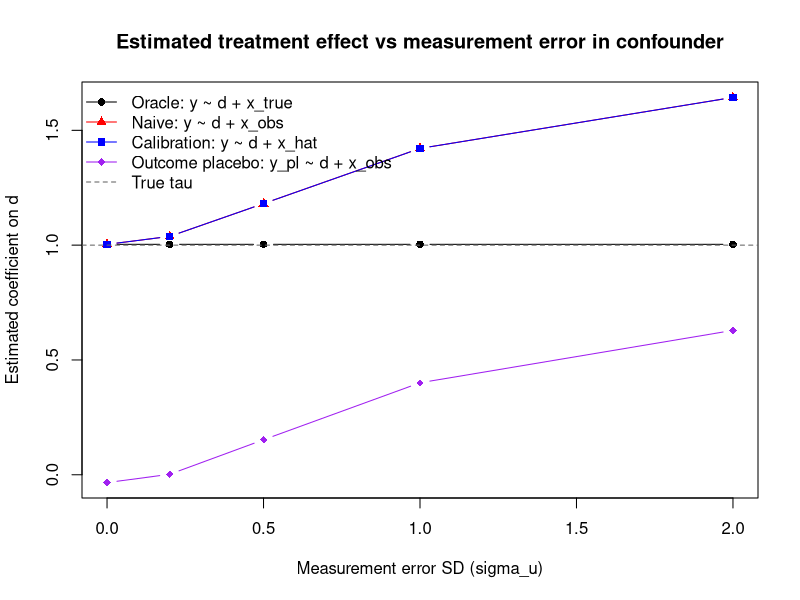
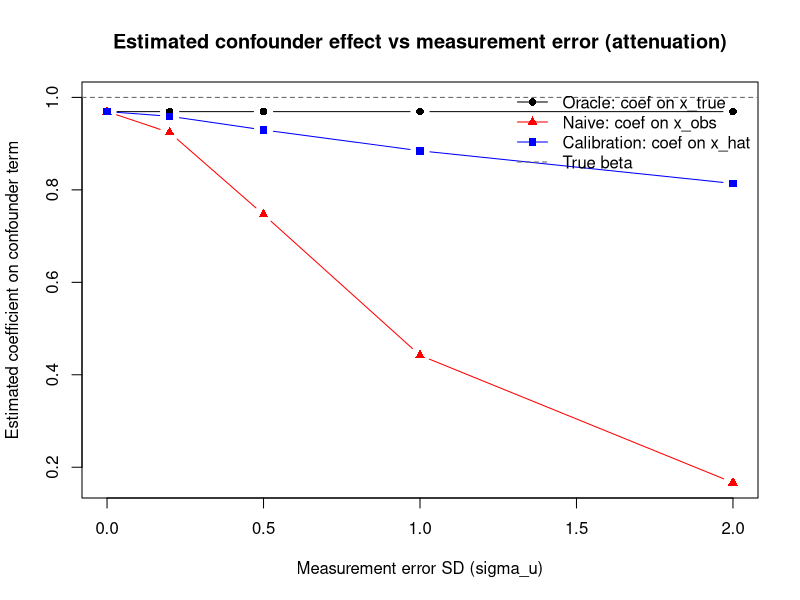
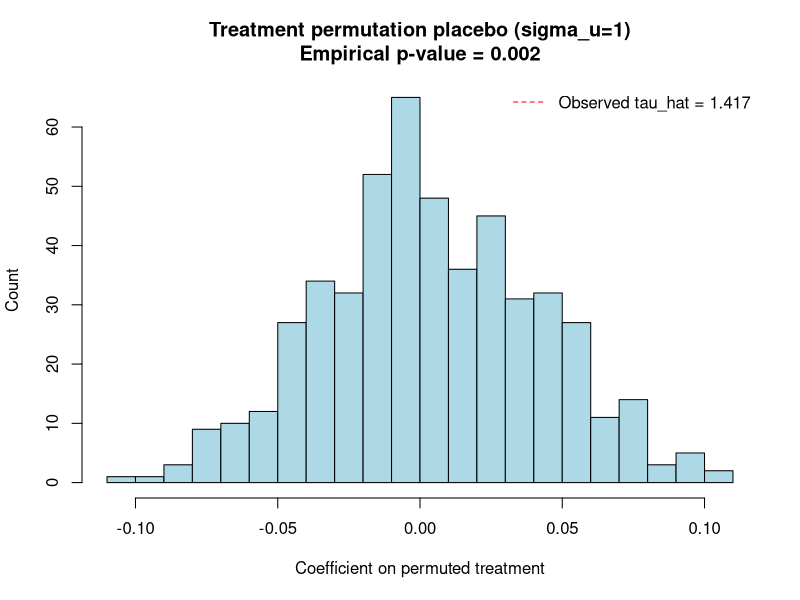

Write the R code that produced these figures, in order.
###############################################################################
# Measurement Error + Placebo Tests Tutorial: R
# Author: Jared Edgerton
# Date: Sys.Date()
#
# This script demonstrates:
#   1) Classic measurement error in covariates (X_true vs X_observed)
#   2) How measurement error can bias regression estimates (including confounding)
#   3) Simple correction idea using a "validation subsample" (regression calibration)
#   4) Placebo tests as pipeline diagnostics:
#        - Outcome placebo (negative control outcome)
#        - Treatment permutation placebo (randomization inference)
#
# Teaching note:
# - Written as a sequential workflow so students can see how the pipeline unfolds.
# - No user-defined functions.
# - Minimal control flow (loops are used for simulation/permutations).
###############################################################################

# -----------------------------------------------------------------------------
# Setup
# -----------------------------------------------------------------------------
# Install (if needed):
#   install.packages(c("tidyverse"))

library(tidyverse)

# Reproducibility
set.seed(123)

# Create common project folders (safe to run repeatedly)
dir.create("data_raw", recursive = TRUE, showWarnings = FALSE)
dir.create("data_processed", recursive = TRUE, showWarnings = FALSE)
dir.create("figures", recursive = TRUE, showWarnings = FALSE)
dir.create("outputs", recursive = TRUE, showWarnings = FALSE)

# -----------------------------------------------------------------------------
# Part 1: A simple data generating process with confounding
# -----------------------------------------------------------------------------
# We simulate:
#   X_true: a true confounder (unobserved truth)
#   D: a treatment/exposure correlated with X_true
#   Y: an outcome affected by both D and X_true
#
# Then we observe:
#   X_obs = X_true + U   (measurement error in X)
#
# Key intuition:
# - If X_true is a confounder, we need to control for it to estimate the effect of D.
# - If we only have a noisy measure X_obs, we do not fully control for confounding.
# - As measurement error increases, bias in the estimated effect of D can increase.

n <- 5000

# True confounder
x_true <- rnorm(n, mean = 0, sd = 1)

# Treatment assignment correlated with x_true (logistic link)
logit_p <- 1.0 * x_true
p <- 1 / (1 + exp(-logit_p))
d <- rbinom(n, size = 1, prob = p)

# True outcome model
tau  <- 1.0     # true effect of D on Y
beta <- 1.0     # effect of X_true on Y
eps_y <- rnorm(n, mean = 0, sd = 1)

y <- tau * d + beta * x_true + eps_y

# Placebo outcome (negative control outcome): NOT affected by D by construction
eps_pl <- rnorm(n, mean = 0, sd = 1)
y_placebo <- 0.0 * d + beta * x_true + eps_pl

df_base <- data.frame(
  y         = y,
  y_placebo = y_placebo,
  d         = d,
  x_true    = x_true
)

cat("\n--- Data preview ---\n")
print(head(df_base))
cat("\nTreatment rate:", mean(df_base$d), "\n")

# -----------------------------------------------------------------------------
# Part 2: Measurement error settings
# -----------------------------------------------------------------------------
# We will vary the measurement error in X:
#   X_obs = X_true + U,  U ~ Normal(0, sigma_u)
#
# For each sigma_u, we will estimate:
#   (A) Oracle model: y ~ d + x_true
#   (B) Naive model:  y ~ d + x_obs
#   (C) Calibration:  estimate x_true ~ x_obs in a validation sample, predict x_hat
#   Also: outcome placebo: y_placebo ~ d + x_obs

sigma_u_grid <- c(0.0, 0.2, 0.5, 1.0, 2.0)
R <- 30   # repetitions

# Fix a "validation sample" index set (20% of observations)
validation_share <- 0.20
validation_idx <- sample(seq_len(n), size = floor(validation_share * n), replace = FALSE)
is_validation <- seq_len(n) %in% validation_idx

# Storage
rows <- vector("list", length(sigma_u_grid))

cat("\n--- Running measurement error simulations ---\n")

for (s in seq_along(sigma_u_grid)) {
  sigma_u <- sigma_u_grid[s]

  tau_oracle_list  <- numeric(R)
  tau_naive_list   <- numeric(R)
  tau_cal_list     <- numeric(R)
  tau_placebo_list <- numeric(R)

  beta_oracle_list <- numeric(R)
  beta_naive_list  <- numeric(R)
  beta_cal_list    <- numeric(R)

  for (r in seq_len(R)) {
    # Draw measurement error and observed covariate
    u <- rnorm(n, mean = 0, sd = sigma_u)
    x_obs <- x_true + u

    df <- df_base
    df$x_obs <- x_obs

    # (A) Oracle regression: y ~ d + x_true
    fit_oracle <- lm(y ~ d + x_true, data = df)
    tau_oracle_list[r]  <- coef(fit_oracle)["d"]
    beta_oracle_list[r] <- coef(fit_oracle)["x_true"]

    # (B) Naive regression: y ~ d + x_obs
    fit_naive <- lm(y ~ d + x_obs, data = df)
    tau_naive_list[r]  <- coef(fit_naive)["d"]
    beta_naive_list[r] <- coef(fit_naive)["x_obs"]

    # (C) Regression calibration
    df_val <- df[is_validation, ]
    fit_cal <- lm(x_true ~ x_obs, data = df_val)
    df$x_hat <- predict(fit_cal, newdata = df)

    fit_calibrated <- lm(y ~ d + x_hat, data = df)
    tau_cal_list[r]  <- coef(fit_calibrated)["d"]
    beta_cal_list[r] <- coef(fit_calibrated)["x_hat"]

    # Outcome placebo: y_placebo ~ d + x_obs
    fit_placebo <- lm(y_placebo ~ d + x_obs, data = df)
    tau_placebo_list[r] <- coef(fit_placebo)["d"]
  }

  rows[[s]] <- data.frame(
    sigma_u          = sigma_u,
    tau_true         = tau,
    tau_oracle_mean  = mean(tau_oracle_list),
    tau_naive_mean   = mean(tau_naive_list),
    tau_cal_mean     = mean(tau_cal_list),
    tau_placebo_mean = mean(tau_placebo_list),
    tau_oracle_q025  = quantile(tau_oracle_list, 0.025),
    tau_oracle_q975  = quantile(tau_oracle_list, 0.975),
    tau_naive_q025   = quantile(tau_naive_list, 0.025),
    tau_naive_q975   = quantile(tau_naive_list, 0.975),
    tau_cal_q025     = quantile(tau_cal_list, 0.025),
    tau_cal_q975     = quantile(tau_cal_list, 0.975),
    beta_true        = beta,
    beta_oracle_mean = mean(beta_oracle_list),
    beta_naive_mean  = mean(beta_naive_list),
    beta_cal_mean    = mean(beta_cal_list)
  )

  cat("  done sigma_u =", sigma_u, "\n")
}

results <- bind_rows(rows)

cat("\n--- Summary (means) ---\n")
print(results %>% select(sigma_u, tau_true, tau_oracle_mean, tau_naive_mean,
                          tau_cal_mean, tau_placebo_mean))

write_csv(results, "outputs/measurement_error_results.csv")

# -----------------------------------------------------------------------------
# Part 3: Plot how measurement error changes estimates
# -----------------------------------------------------------------------------
# Plot tau estimates vs sigma_u
png("figures/measurement_error_tau_vs_sigma.png", width = 800, height = 500)
plot(results$sigma_u, results$tau_oracle_mean, type = "b", pch = 16,
     ylim = range(c(results$tau_oracle_mean, results$tau_naive_mean,
                     results$tau_cal_mean, results$tau_placebo_mean, tau)),
     xlab = "Measurement error SD (sigma_u)",
     ylab = "Estimated coefficient on d",
     main = "Estimated treatment effect vs measurement error in confounder")
lines(results$sigma_u, results$tau_naive_mean, type = "b", pch = 17, col = "red")
lines(results$sigma_u, results$tau_cal_mean, type = "b", pch = 15, col = "blue")
lines(results$sigma_u, results$tau_placebo_mean, type = "b", pch = 18, col = "purple")
abline(h = tau, lty = 2, col = "gray40")
legend("topleft",
       legend = c("Oracle: y ~ d + x_true", "Naive: y ~ d + x_obs",
                   "Calibration: y ~ d + x_hat", "Outcome placebo: y_pl ~ d + x_obs",
                   "True tau"),
       col = c("black", "red", "blue", "purple", "gray40"),
       pch = c(16, 17, 15, 18, NA), lty = c(1, 1, 1, 1, 2), bty = "n")
dev.off()

# Plot beta estimates vs sigma_u (confounder coefficient attenuation)
png("figures/measurement_error_beta_vs_sigma.png", width = 800, height = 500)
plot(results$sigma_u, results$beta_oracle_mean, type = "b", pch = 16,
     ylim = range(c(results$beta_oracle_mean, results$beta_naive_mean,
                     results$beta_cal_mean, beta)),
     xlab = "Measurement error SD (sigma_u)",
     ylab = "Estimated coefficient on confounder term",
     main = "Estimated confounder effect vs measurement error (attenuation)")
lines(results$sigma_u, results$beta_naive_mean, type = "b", pch = 17, col = "red")
lines(results$sigma_u, results$beta_cal_mean, type = "b", pch = 15, col = "blue")
abline(h = beta, lty = 2, col = "gray40")
legend("topright",
       legend = c("Oracle: coef on x_true", "Naive: coef on x_obs",
                   "Calibration: coef on x_hat", "True beta"),
       col = c("black", "red", "blue", "gray40"),
       pch = c(16, 17, 15, NA), lty = c(1, 1, 1, 2), bty = "n")
dev.off()

# -----------------------------------------------------------------------------
# Part 4: Treatment permutation placebo (randomization inference)
# -----------------------------------------------------------------------------
# Observed estimate as test statistic:
#   tau_hat_obs = coef on d in y ~ d + x_obs
# Then build a null distribution by permuting d.

sigma_u_perm <- 1.0
u_perm <- rnorm(n, mean = 0, sd = sigma_u_perm)
x_obs_perm <- x_true + u_perm

df_perm_base <- df_base
df_perm_base$x_obs <- x_obs_perm

fit_obs <- lm(y ~ d + x_obs, data = df_perm_base)
tau_hat_obs <- coef(fit_obs)["d"]

cat("\n--- Permutation placebo setup ---\n")
cat("sigma_u used:", sigma_u_perm, "\n")
cat("Observed tau_hat (naive model):", round(tau_hat_obs, 4), "\n")

B <- 500
tau_perm <- numeric(B)

for (b in seq_len(B)) {
  d_perm <- sample(df_perm_base$d)
  df_b <- df_perm_base
  df_b$d_perm <- d_perm

  fit_b <- lm(y ~ d_perm + x_obs, data = df_b)
  tau_perm[b] <- coef(fit_b)["d_perm"]
}

# Empirical two-sided p-value
p_emp <- (1 + sum(abs(tau_perm) >= abs(tau_hat_obs))) / (B + 1)
cat("Empirical p-value (two-sided):", round(p_emp, 4), "\n")

perm_df <- data.frame(tau_perm = tau_perm)
write_csv(perm_df, "outputs/permutation_tau_distribution.csv")

# Plot permutation distribution + observed line
png("figures/permutation_placebo_tau_hist.png", width = 800, height = 500)
hist(tau_perm, breaks = 30, col = "lightblue",
     main = paste0("Treatment permutation placebo (sigma_u=", sigma_u_perm,
                    ")\nEmpirical p-value = ", round(p_emp, 3)),
     xlab = "Coefficient on permuted treatment", ylab = "Count")
abline(v = tau_hat_obs, lty = 2, lwd = 2, col = "red")
abline(v = -tau_hat_obs, lty = 2, lwd = 1, col = "red")
legend("topright",
       legend = paste0("Observed tau_hat = ", round(tau_hat_obs, 3)),
       lty = 2, col = "red", bty = "n")
dev.off()

# -----------------------------------------------------------------------------
# End of script
# -----------------------------------------------------------------------------
cat("\nDone. Outputs written to:\n")
cat("  outputs/measurement_error_results.csv\n")
cat("  outputs/permutation_tau_distribution.csv\n")
cat("  figures/measurement_error_tau_vs_sigma.png\n")
cat("  figures/measurement_error_beta_vs_sigma.png\n")
cat("  figures/permutation_placebo_tau_hist.png\n")
###############################################################################
